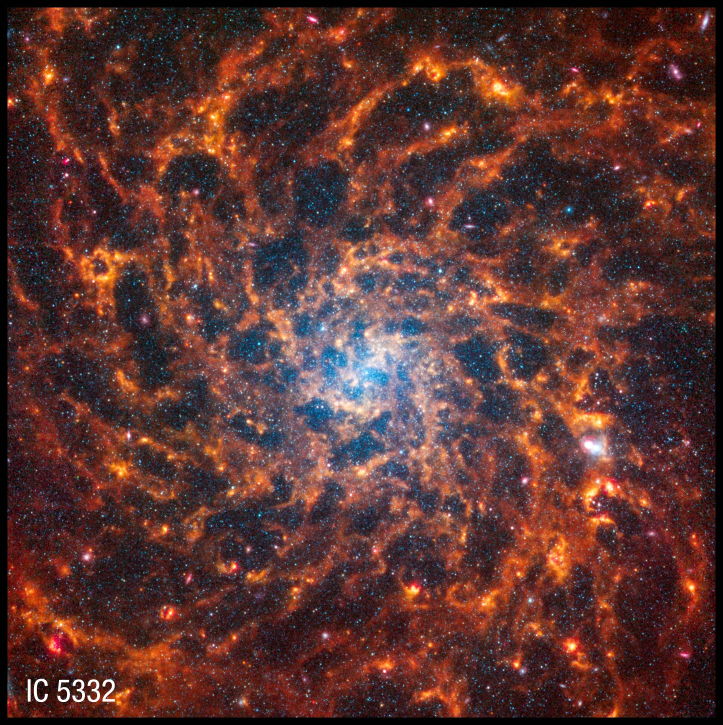
#> input picture old_version/separated_galaxies_newest/IC_5332.jpg, 1446 x 1450 px (shown at 1/2 size)
$ python main.py --input separated_galaxies_newest/IC_5332.jpg
#> lines starting #> are read from the running program, lines starting #| are printed output that depends on the picture; after the words box and inside, x2 and y2 are one past the last pixel; in counts of white or black regions, pixels touching at a corner belong together
### src/galaxy_image_analysis/pipeline.py
from pathlib import Path

import cv2

from .analysis import calculate_physical_parameters, deproject_galaxy, fit_ellipse_to_image, save_analysis_plot
from .config import AppConfig
from .ocr import ensure_tesseract
from .segmentation import extract_galaxy_crops, save_crops


def run_pipeline(config: AppConfig) -> None:
    ensure_tesseract()
#> (the call stopped at in ensure_tesseract, `_ = pytesseract.get_tesseract_version()`: pytesseract is not available in this run)
    image = cv2.imread(str(config.source_image))
#> image is the input picture: shape (1450, 1446, 3); mean B, G, R 49, 53.1, 91.8
    if image is None:
        raise FileNotFoundError(f'Could not load image at {config.source_image}')

    debug_dir = config.output_dir / 'debug_ocr' if config.ocr.debug_ocr else None
    crops = extract_galaxy_crops(image, config.detection, config.ocr, debug_dir)
    saved_crops = save_crops(crops, config.output_dir / 'separated_galaxies')

    for crop in saved_crops:
        ellipse = fit_ellipse_to_image(crop.image, config.analysis)
        result = calculate_physical_parameters(ellipse, q0=config.analysis.q0)
        deprojected = deproject_galaxy(crop.image, result)

        deproj_path = config.output_dir / 'deprojected' / f'{crop.filename_stem}_deprojected.jpg'
        deproj_path.parent.mkdir(parents=True, exist_ok=True)
        cv2.imwrite(str(deproj_path), deprojected)

        plot_path = config.output_dir / 'analysis_plots' / f'{crop.filename_stem}_analysis.png'
        save_analysis_plot(crop.image, ellipse, deprojected, plot_path, config.analysis.output_plot_dpi)

### src/galaxy_image_analysis/segmentation.py
from dataclasses import dataclass
from pathlib import Path

import cv2
import numpy as np

from .config import DetectionConfig, OCRConfig
from .ocr import fallback_ocr_method, format_galaxy_name, get_galaxy_name_primary


@dataclass
class GalaxyCrop:
    image: np.ndarray
    bounding_box: tuple[int, int, int, int]
    filename_stem: str
    output_path: Path | None = None


def detect_galaxy_contours(image: np.ndarray, cfg: DetectionConfig) -> list[np.ndarray]:
    gray = cv2.cvtColor(image, cv2.COLOR_BGR2GRAY)
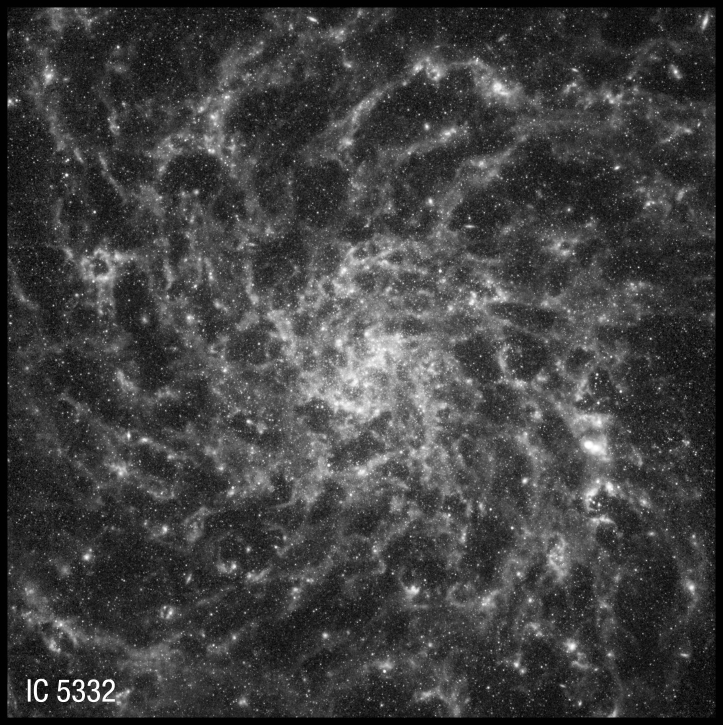
#> gray: shape (1450, 1446) (shown at 1/2 size); min 0, max 255, mean 64.2
    _, thresh = cv2.threshold(gray, cfg.threshold_value, 255, cv2.THRESH_BINARY)
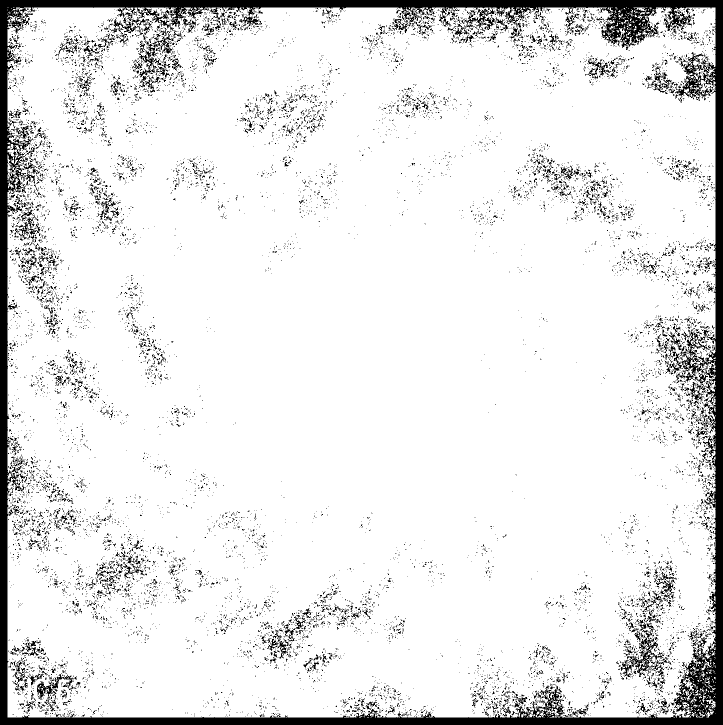
#> thresh: shape (1450, 1446) (shown at 1/2 size); 90.4% white; 12677 black regions (11988 under 20 px), largest, box (x1, y1, x2, y2) and area: (0, 0, 1446, 1450) 119106, (1241, 1245, 1328, 1354) 1945, (277, 67, 347, 154) 1365
    kernel = np.ones((cfg.close_kernel_size, cfg.close_kernel_size), np.uint8)
    closed = cv2.morphologyEx(thresh, cv2.MORPH_CLOSE, kernel)
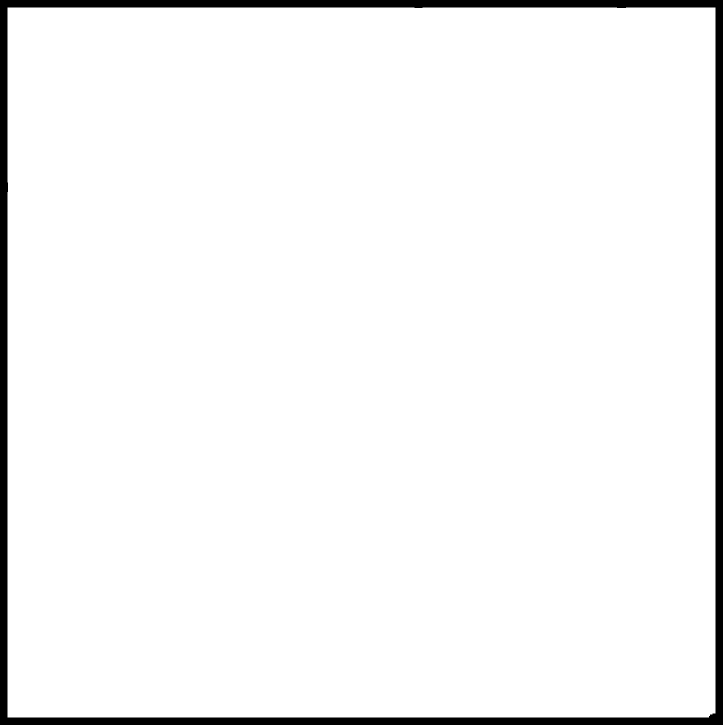
#> closed: shape (1450, 1446) (shown at 1/2 size); 95.9% white; 1 black region
    contours, _ = cv2.findContours(closed, cv2.RETR_EXTERNAL, cv2.CHAIN_APPROX_SIMPLE)
#> contours = 1 contour; box (x1, y1, x2, y2) and area: (15, 15, 1431, 1435) 2007750
    min_area = image.shape[0] * image.shape[1] * cfg.min_area_ratio
#> min_area = 2096.7
    return [cnt for cnt in contours if cv2.contourArea(cnt) > min_area]


# [6 lines left out: function make_unique_stem, not called in this run]


def extract_galaxy_crops(
    image: np.ndarray,
    detection_cfg: DetectionConfig,
    ocr_cfg: OCRConfig,
    debug_dir: Path | None = None,
) -> list[GalaxyCrop]:
    contours = detect_galaxy_contours(image, detection_cfg)
    results: list[GalaxyCrop] = []
    used_names: dict[str, int] = {}
    unnamed_count = 0

    for idx, contour in enumerate(contours, start=1):
        rotated_rect = cv2.minAreaRect(contour)
        box = cv2.boxPoints(rotated_rect)
        box = np.intp(box)
        x, y, w, h = cv2.boundingRect(box)

        pad = detection_cfg.crop_padding
        x1, y1 = max(0, x - pad), max(0, y - pad)
        x2, y2 = min(image.shape[1], x + w + pad), min(image.shape[0], y + h + pad)
        crop = image[y1:y2, x1:x2]

        raw_name = get_galaxy_name_primary(image, (x, y, w, h), ocr_cfg, debug_dir, idx)
        formatted = format_galaxy_name(raw_name)
        if formatted is None:
            fallback = fallback_ocr_method(crop, ocr_cfg)
            formatted = format_galaxy_name(fallback)

        if formatted is None:
            unnamed_count += 1
            stem = f'Unnamed_Galaxy_{unnamed_count}'
        else:
            stem = make_unique_stem(formatted, used_names)

        results.append(GalaxyCrop(image=crop, bounding_box=(x1, y1, x2 - x1, y2 - y1), filename_stem=stem))
#> this loop made 1 pass
#> (idx, rotated_rect, box, pad) on pass 1: (1, ((722.5, 724.5), (1419, 1415), -90), [[1429, 1433], [15, 1433], [15, 15], [1429, 15]], 15)
#> pass 1, in preprocess_for_ocr, `color_mask = cv2.inRange(image_crop, lower_white, upper_white)`:
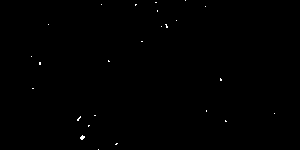
#> color_mask: shape (150, 300); 0.18% white in thin lines or dots, all inside (x1, y1, x2, y2) = (31, 0, 275, 150)
#> pass 1, in preprocess_for_ocr, `opening = cv2.morphologyEx(color_mask, cv2.MORPH_OPEN, kernel_open)`:
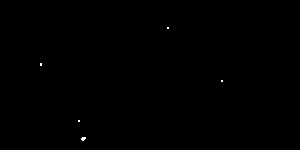
#> opening: shape (150, 300); 0.07% white in thin lines or dots, all inside (x1, y1, x2, y2) = (40, 27, 223, 141)
#> after the loop, results = []; unnamed_count = 0
    return results


# [9 lines left out: function save_crops, not called in this run]

### src/galaxy_image_analysis/ocr.py
import re
from pathlib import Path

import cv2
import numpy as np
import pytesseract
from PIL import Image

from .config import OCRConfig


VALID_NAME_RE = re.compile(r'^(NGC|IC)[ _]?\d+$')


def ensure_tesseract() -> None:
    try:
        _ = pytesseract.get_tesseract_version()
    except Exception as exc:  # pragma: no cover - environment-dependent
        raise RuntimeError(
            'Tesseract OCR is not available. Install it and ensure it is on PATH.'
        ) from exc


def preprocess_for_ocr(image_crop: np.ndarray, cfg: OCRConfig) -> np.ndarray:
    lower_white = np.array(cfg.white_lower)
    upper_white = np.array(cfg.white_upper)
    color_mask = cv2.inRange(image_crop, lower_white, upper_white)

    kernel_open = np.ones((2, 2), np.uint8)
    opening = cv2.morphologyEx(color_mask, cv2.MORPH_OPEN, kernel_open)

    contours, _ = cv2.findContours(opening, cv2.RETR_EXTERNAL, cv2.CHAIN_APPROX_SIMPLE)
    char_mask = np.zeros_like(opening)
    for cnt in contours:
        x, y, w, h = cv2.boundingRect(cnt)
        if w == 0:
            continue
        aspect_ratio = h / float(w)
        area = cv2.contourArea(cnt)
        if 1.0 < aspect_ratio < 8.0 and 30 < area < 5000:
            cv2.drawContours(char_mask, [cnt], -1, 255, -1)

    kernel_close = np.ones((3, 3), np.uint8)
    closing = cv2.morphologyEx(char_mask, cv2.MORPH_CLOSE, kernel_close)
    inverted = cv2.bitwise_not(closing)
    return cv2.resize(
        inverted,
        (inverted.shape[1] * 3, inverted.shape[0] * 3),
        interpolation=cv2.INTER_NEAREST,
    )


# [11 lines left out: function format_galaxy_name, not called in this run]


def _ocr_image(image: np.ndarray, config: str) -> str:
    return pytesseract.image_to_string(image, config=config).strip()


def get_galaxy_name_primary(
    full_image: np.ndarray,
    bounding_box: tuple[int, int, int, int],
    cfg: OCRConfig,
    debug_dir: Path | None = None,
    debug_counter: int = 0,
) -> str | None:
    x, y, w, h = bounding_box
    locations = [
        ('top_left', x, y, x + cfg.search_box_w, y + cfg.search_box_h),
        ('top_right', x + w - cfg.search_box_w, y, x + w, y + cfg.search_box_h),
        ('bottom_left', x, y + h - cfg.search_box_h, x + cfg.search_box_w, y + h),
        ('bottom_right', x + w - cfg.search_box_w, y + h - cfg.search_box_h, x + w, y + h),
    ]

    ocr_config = r'--psm 7 -l eng -c tessedit_char_whitelist="NGCIC 0123456789"'
    for loc_name, x1, y1, x2, y2 in locations:
        x1, y1 = max(0, x1), max(0, y1)
        x2, y2 = min(full_image.shape[1], x2), min(full_image.shape[0], y2)
        label_crop = full_image[y1:y2, x1:x2]
        if label_crop.size == 0:
            continue

        processed = preprocess_for_ocr(label_crop, cfg)
        if cfg.debug_ocr and debug_dir is not None:
            debug_dir.mkdir(parents=True, exist_ok=True)
            cv2.imwrite(str(debug_dir / f'debug_ocr_{debug_counter}_{loc_name}.png'), processed)

        try:
            text = _ocr_image(processed, ocr_config)
        except Exception:
            continue
        if 'NGC' in text.upper() or 'IC' in text.upper():
            return text
    return None


# [8 lines left out: function fallback_ocr_method, not called in this run]

### old_version/main.py
import argparse
from pathlib import Path

from src.galaxy_image_analysis.config import AppConfig, AnalysisConfig, DetectionConfig, OCRConfig
from src.galaxy_image_analysis.pipeline import run_pipeline


def parse_args() -> argparse.Namespace:
    parser = argparse.ArgumentParser(description='Galaxy image analysis pipeline')
    parser.add_argument('-i', '--input', default='_photo.png', help='Path to the source image')
    parser.add_argument('-o', '--output-dir', default='outputs', help='Directory for outputs')
    parser.add_argument('--q0', type=float, default=0.0, help='Intrinsic thickness parameter for inclination estimation')
    parser.add_argument('--debug-ocr', action='store_true', help='Save OCR debug crops')
    parser.add_argument('--threshold', type=int, default=25, help='Binary threshold for galaxy detection')
    parser.add_argument('--close-kernel', type=int, default=15, help='Morphological close kernel size')
    return parser.parse_args()


def main() -> None:
    args = parse_args()
    config = AppConfig(
        source_image=Path(args.input),
        output_dir=Path(args.output_dir),
        ocr=OCRConfig(debug_ocr=args.debug_ocr),
        detection=DetectionConfig(
            threshold_value=args.threshold,
            close_kernel_size=args.close_kernel,
        ),
        analysis=AnalysisConfig(q0=args.q0),
    )
    run_pipeline(config)
#> (the call stopped at in _ocr_image, `return pytesseract.image_to_string(image, config=config).strip()`: pytesseract is not available in this run)


if __name__ == '__main__':
    main()

$ run again, on old_version/separated_galaxies_newest/NGC_1087.jpg
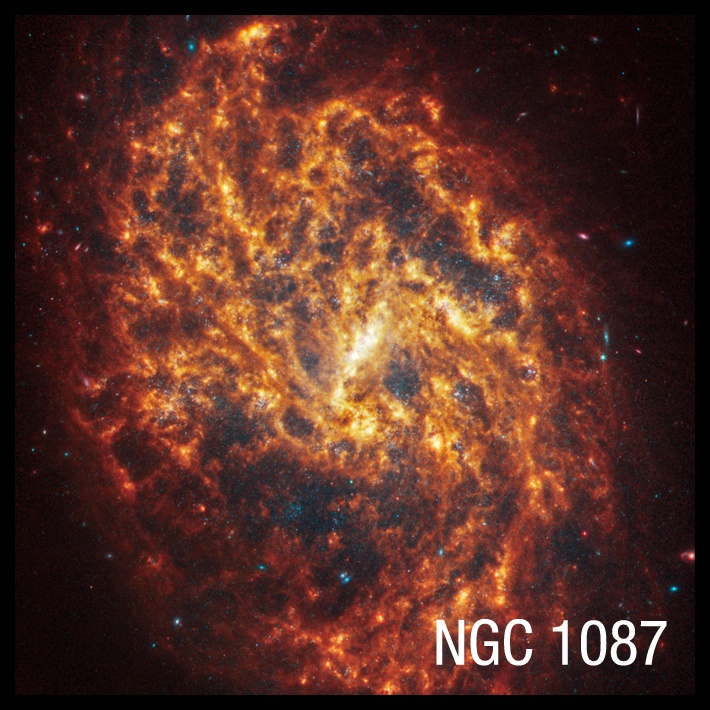
#> input picture old_version/separated_galaxies_newest/NGC_1087.jpg, 710 x 710 px
#> in run_pipeline, image is the input picture: shape (710, 710, 3); mean B, G, R 37.2, 48, 87.9
#> in detect_galaxy_contours, `_, thresh = cv2.threshold(gray, cfg.threshold_value, 255, cv2.THRESH_B..`:
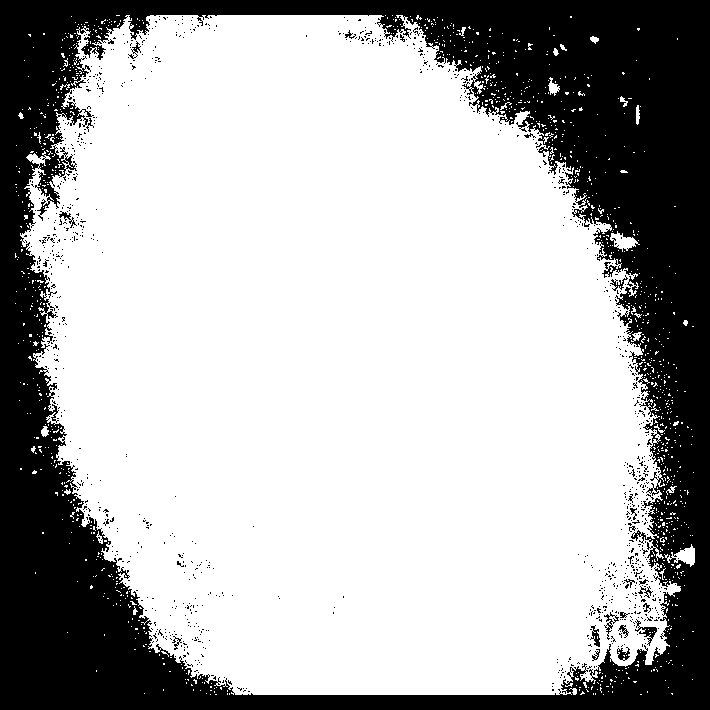
#> thresh: shape (710, 710); 69.8% white; 1027 black regions (1004 under 20 px), largest, box (x1, y1, x2, y2) and area: (0, 0, 710, 710) 148385, (635, 619, 657, 646) 171, (604, 612, 619, 640) 108
#> in detect_galaxy_contours, `closed = cv2.morphologyEx(thresh, cv2.MORPH_CLOSE, kernel)`:
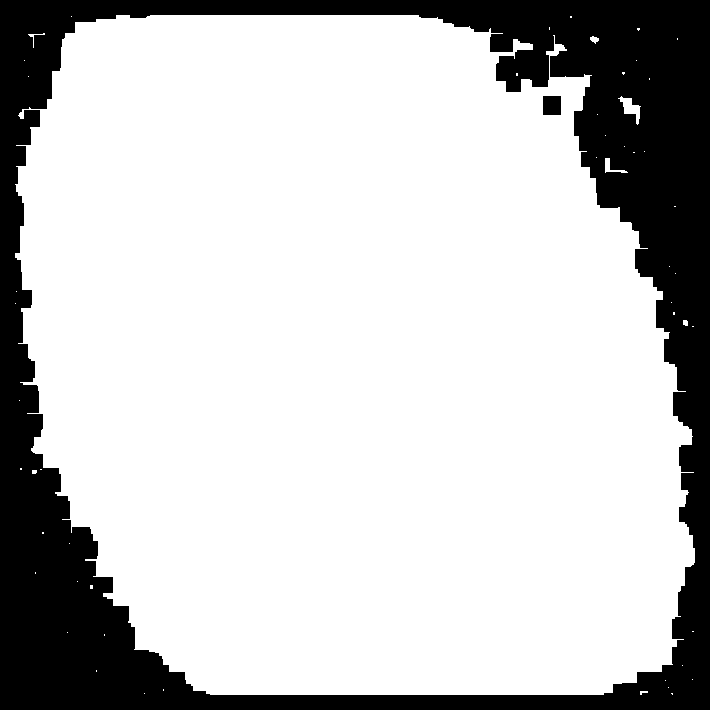
#> closed: shape (710, 710); 77.4% white; 2 black regions
#> in detect_galaxy_contours, `contours, _ = cv2.findContours(closed, cv2.RETR_EXTERNAL, cv2.CHAIN_AP..`: contours = 52 contours, 48 with area under 20; largest, box (x1, y1, x2, y2) and area: (15, 15, 695, 695) 388301, (618, 96, 641, 125) 219, (605, 158, 628, 173) 74, (590, 36, 599, 44) 32
#> in extract_galaxy_crops, `contours = detect_galaxy_contours(image, detection_cfg)`: contours = 1 contour; box (x1, y1, x2, y2) and area: (15, 15, 695, 695) 388301
#> the loop in extract_galaxy_crops, `for idx, contour in enumerate(contours, start=1):` made 1 pass
#> (idx, rotated_rect, box, pad) on pass 1: (1, ((354.5, 354.5), (679, 679), -90), [[694, 694], [15, 694], [15, 15], [694, 15]], 15)
#> after the loop in extract_galaxy_crops, `for idx, contour in enumerate(contours, start=1):`: results = []; unnamed_count = 0

$ run again, on old_version/separated_galaxies_newest/NGC_1300.jpg
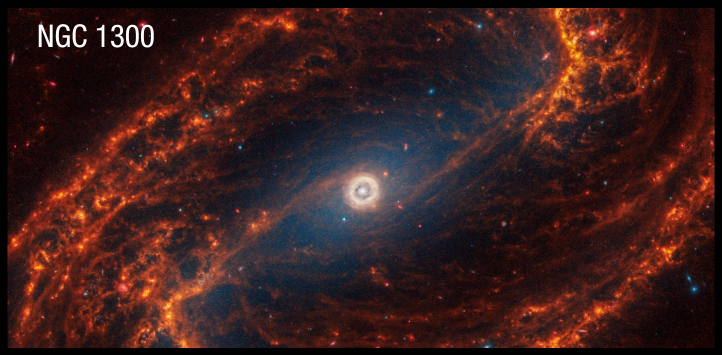
#> input picture old_version/separated_galaxies_newest/NGC_1300.jpg, 1443 x 710 px (shown at 1/2 size)
#> in run_pipeline, image is the input picture: shape (710, 1443, 3); mean B, G, R 30, 31.2, 59.6
#> in detect_galaxy_contours, `_, thresh = cv2.threshold(gray, cfg.threshold_value, 255, cv2.THRESH_B..`:
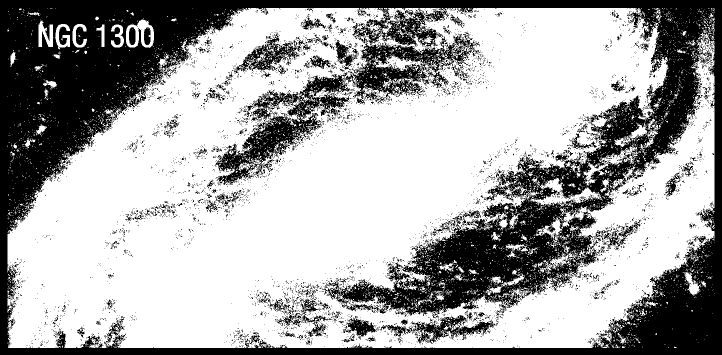
#> thresh: shape (710, 1443) (shown at 1/2 size); 65.8% white; 5258 black regions (5051 under 20 px), largest, box (x1, y1, x2, y2) and area: (0, 0, 1443, 710) 279762, (430, 68, 959, 370) 27766, (763, 17, 898, 95) 4191
#> closed: shape (710, 1443); 85.8% white; 24 black regions
#> in detect_galaxy_contours, `contours, _ = cv2.findContours(closed, cv2.RETR_EXTERNAL, cv2.CHAIN_AP..`: contours = 60 contours, 52 with area under 20; largest, box (x1, y1, x2, y2) and area: (15, 16, 1429, 696) 882469, (38, 17, 177, 117) 5862, (74, 155, 114, 209) 653, (58, 128, 93, 155) 472, (17, 100, 39, 133) 229, (21, 34, 36, 47) 108, (334, 32, 354, 43) 64, (52, 86, 66, 101) 63
#> in extract_galaxy_crops, `contours = detect_galaxy_contours(image, detection_cfg)`: contours = 2 contours; box (x1, y1, x2, y2) and area: (15, 16, 1429, 696) 882469, (38, 17, 177, 117) 5862
#> the loop in extract_galaxy_crops, `for idx, contour in enumerate(contours, start=1):` made 1 pass
#> (idx, rotated_rect, box, pad) on pass 1: (1, ((102.7, 70.57), (79.47, 155.3), -72.76), [[165, 131], [16, 85], [40, 9], [188, 55]], 15)
#> pass 1, in preprocess_for_ocr, `closing = cv2.morphologyEx(char_mask, cv2.MORPH_CLOSE, kernel_close)`:
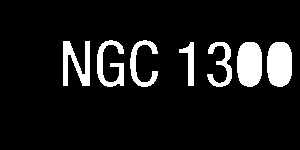
#> closing: shape (150, 300); 9.8% white; 7 white regions, largest, box (x1, y1, x2, y2) and area: (237, 42, 262, 87) 975, (267, 42, 292, 87) 975, (63, 41, 90, 86) 663
#> after the loop in extract_galaxy_crops, `for idx, contour in enumerate(contours, start=1):`: results = []; unnamed_count = 0

$ run again, on old_version/separated_galaxies_newest/NGC_1365.jpg
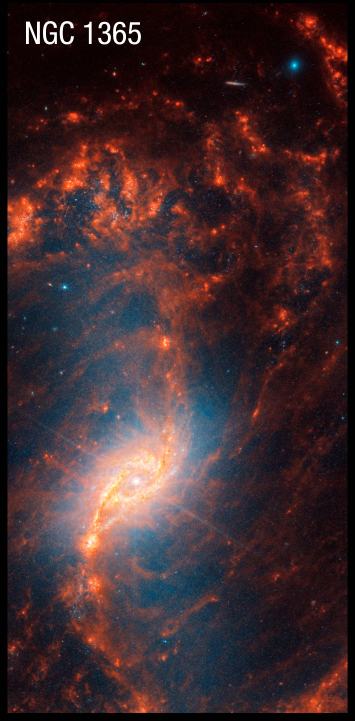
#> input picture old_version/separated_galaxies_newest/NGC_1365.jpg, 710 x 1441 px (shown at 1/2 size)
#> in run_pipeline, image is the input picture: shape (1441, 710, 3); mean B, G, R 46.5, 43.5, 65
#> in detect_galaxy_contours, `_, thresh = cv2.threshold(gray, cfg.threshold_value, 255, cv2.THRESH_B..`:
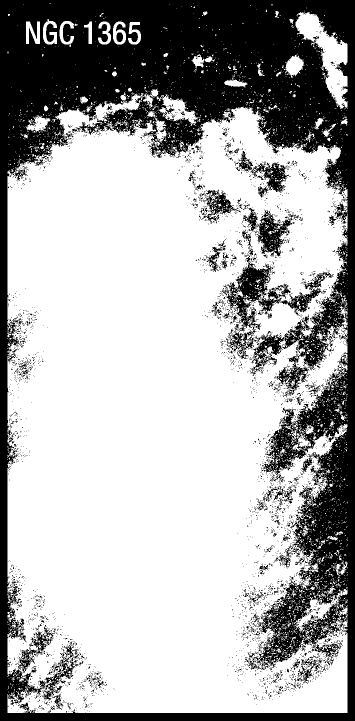
#> thresh: shape (1441, 710) (shown at 1/2 size); 69% white; 3812 black regions (3667 under 20 px), largest, box (x1, y1, x2, y2) and area: (0, 0, 710, 1441) 279991, (453, 525, 546, 660) 4782, (486, 416, 589, 513) 3351
#> closed: shape (1441, 710); 83.4% white; 7 black regions
#> in detect_galaxy_contours, `contours, _ = cv2.findContours(closed, cv2.RETR_EXTERNAL, cv2.CHAIN_AP..`: contours = 84 contours, 73 with area under 20; largest, box (x1, y1, x2, y2) and area: (15, 15, 695, 1426) 842552, (52, 26, 282, 113) 9073, (209, 128, 236, 153) 192, (550, 22, 562, 36) 95, (326, 106, 337, 121) 64
#> in extract_galaxy_crops, `contours = detect_galaxy_contours(image, detection_cfg)`: contours = 2 contours; box (x1, y1, x2, y2) and area: (15, 15, 695, 1426) 842552, (52, 26, 282, 113) 9073
#> the loop in extract_galaxy_crops, `for idx, contour in enumerate(contours, start=1):` made 1 pass
#> (idx, rotated_rect, box, pad) on pass 1: (1, ((165.7, 67.38), (229.8, 76.72), -4.35), [[54, 114], [48, 37], [277, 20], [283, 96]], 15)
#> pass 1, in preprocess_for_ocr, `closing = cv2.morphologyEx(char_mask, cv2.MORPH_CLOSE, kernel_close)`:
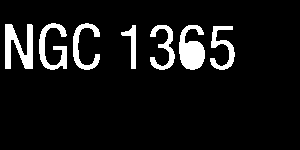
#> closing: shape (150, 300); 8.4% white; 7 white regions, largest, box (x1, y1, x2, y2) and area: (179, 25, 205, 70) 790, (5, 24, 33, 69) 747, (39, 23, 67, 70) 583
#> after the loop in extract_galaxy_crops, `for idx, contour in enumerate(contours, start=1):`: results = []; unnamed_count = 0
